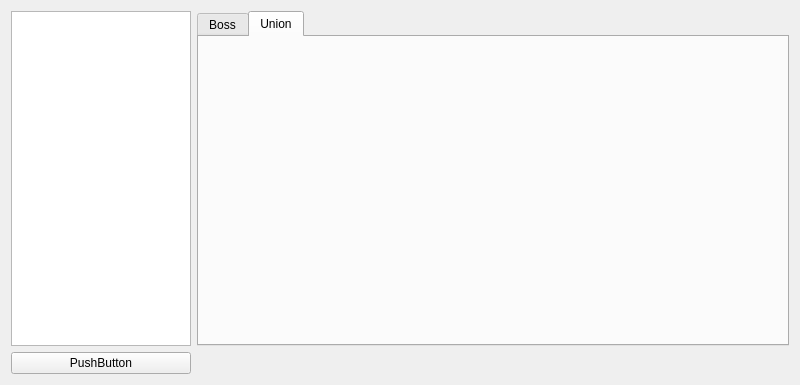
<?xml version="1.0" encoding="UTF-8"?>
<ui version="4.0">
 <class>Widget</class>
 <widget class="QWidget" name="Widget">
  <property name="geometry">
   <rect>
    <x>0</x>
    <y>0</y>
    <width>800</width>
    <height>385</height>
   </rect>
  </property>
  <property name="windowTitle">
   <string>Widget</string>
  </property>
  <layout class="QGridLayout" name="gridLayout_2">
   <item row="0" column="0">
    <widget class="QListWidget" name="characterListWidget">
     <property name="maximumSize">
      <size>
       <width>180</width>
       <height>16777215</height>
      </size>
     </property>
     <property name="dragDropMode">
      <enum>QAbstractItemView::InternalMove</enum>
     </property>
    </widget>
   </item>
   <item row="0" column="1">
    <widget class="QTabWidget" name="tabWidget">
     <property name="maximumSize">
      <size>
       <width>726</width>
       <height>16777215</height>
      </size>
     </property>
     <property name="tabShape">
      <enum>QTabWidget::Rounded</enum>
     </property>
     <property name="currentIndex">
      <number>1</number>
     </property>
     <property name="movable">
      <bool>true</bool>
     </property>
     <widget class="QWidget" name="tab_boss">
      <attribute name="title">
       <string>Boss</string>
      </attribute>
      <layout class="QGridLayout" name="gridLayout">
       <property name="leftMargin">
        <number>0</number>
       </property>
       <property name="topMargin">
        <number>0</number>
       </property>
       <property name="rightMargin">
        <number>0</number>
       </property>
       <property name="bottomMargin">
        <number>0</number>
       </property>
       <property name="spacing">
        <number>0</number>
       </property>
       <item row="0" column="0">
        <widget class="SellasListWidget" name="bossListWidget">
         <property name="sizePolicy">
          <sizepolicy hsizetype="Expanding" vsizetype="Expanding">
           <horstretch>242</horstretch>
           <verstretch>0</verstretch>
          </sizepolicy>
         </property>
         <property name="maximumSize">
          <size>
           <width>726</width>
           <height>16777215</height>
          </size>
         </property>
         <property name="frameShape">
          <enum>QFrame::NoFrame</enum>
         </property>
         <property name="frameShadow">
          <enum>QFrame::Plain</enum>
         </property>
         <property name="lineWidth">
          <number>0</number>
         </property>
         <property name="verticalScrollBarPolicy">
          <enum>Qt::ScrollBarAlwaysOff</enum>
         </property>
         <property name="editTriggers">
          <set>QAbstractItemView::NoEditTriggers</set>
         </property>
         <property name="showDropIndicator" stdset="0">
          <bool>false</bool>
         </property>
         <property name="defaultDropAction">
          <enum>Qt::IgnoreAction</enum>
         </property>
         <property name="selectionMode">
          <enum>QAbstractItemView::NoSelection</enum>
         </property>
         <property name="horizontalScrollMode">
          <enum>QAbstractItemView::ScrollPerPixel</enum>
         </property>
         <property name="flow">
          <enum>QListView::LeftToRight</enum>
         </property>
        </widget>
       </item>
      </layout>
     </widget>
     <widget class="QWidget" name="tab_union">
      <attribute name="title">
       <string>Union</string>
      </attribute>
     </widget>
    </widget>
   </item>
   <item row="1" column="0">
    <widget class="QPushButton" name="pushButton">
     <property name="text">
      <string>PushButton</string>
     </property>
    </widget>
   </item>
  </layout>
 </widget>
 <customwidgets>
  <customwidget>
   <class>SellasListWidget</class>
   <extends>QListWidget</extends>
   <header location="global">ui/sellaslistwidget.h</header>
  </customwidget>
 </customwidgets>
 <resources/>
 <connections/>
</ui>
